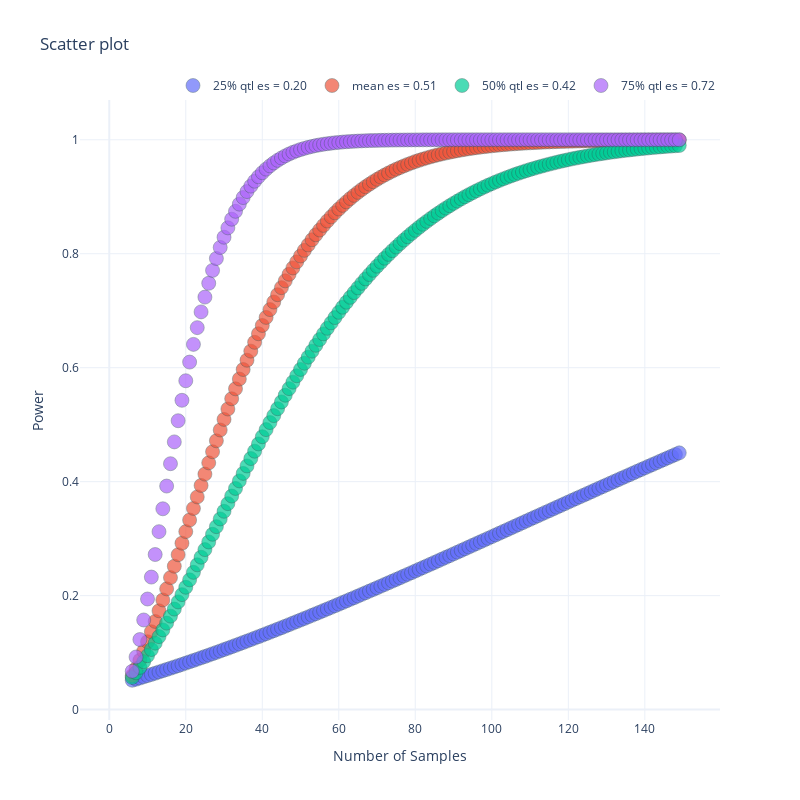

The cell this chart's notebook holds for it:
### Code cell
plot = viz.get_scatterplot(power_df, identifier='power', args={'x':'#samples', 
                                                               'y':'power', 
                                                               'name':'labels', 
                                                               'group':'labels',
                                                               'x_title': 'Number of Samples',
                                                               'y_title': 'Power'
                                                              })
iplot(plot.figure)

### Figure 1 — Plotly figure (JSON) as saved in the notebook; plotly's stock layout.template omitted (floating-point values rounded to 4 significant figures; data arrays with more than 128 entries replaced by an {"elided": "..."} marker saying what was removed)
{"data": [{"hovertemplate": "labels=25% qtl es = 0.20<br>#samples=%{x}<br>power=%{y}<extra></extra>", "legendgroup": "25% qtl es = 0.20", "marker": {"color": "#636efa", "line": {"color": "DarkSlateGrey", "width": 0.5}, "opacity": 0.7, "size": 14, "symbol": "circle"}, "mode": "markers", "name": "25% qtl es = 0.20", "orientation": "v", "showlegend": true, "type": "scatter", "x": {"elided": "147 int values"}, "xaxis": "x", "y": {"elided": "147 float values"}, "yaxis": "y"}, {"hovertemplate": "labels=mean es = 0.51<br>#samples=%{x}<br>power=%{y}<extra></extra>", "legendgroup": "mean es = 0.51", "marker": {"color": "#EF553B", "line": {"color": "DarkSlateGrey", "width": 0.5}, "opacity": 0.7, "size": 14, "symbol": "circle"}, "mode": "markers", "name": "mean es = 0.51", "orientation": "v", "showlegend": true, "type": "scatter", "x": {"elided": "147 int values"}, "xaxis": "x", "y": {"elided": "147 float values"}, "yaxis": "y"}, {"hovertemplate": "labels=50% qtl es = 0.42<br>#samples=%{x}<br>power=%{y}<extra></extra>", "legendgroup": "50% qtl es = 0.42", "marker": {"color": "#00cc96", "line": {"color": "DarkSlateGrey", "width": 0.5}, "opacity": 0.7, "size": 14, "symbol": "circle"}, "mode": "markers", "name": "50% qtl es = 0.42", "orientation": "v", "showlegend": true, "type": "scatter", "x": {"elided": "147 int values"}, "xaxis": "x", "y": {"elided": "147 float values"}, "yaxis": "y"}, {"hovertemplate": "labels=75% qtl es = 0.72<br>#samples=%{x}<br>power=%{y}<extra></extra>", "legendgroup": "75% qtl es = 0.72", "marker": {"color": "#ab63fa", "line": {"color": "DarkSlateGrey", "width": 0.5}, "opacity": 0.7, "size": 14, "symbol": "circle"}, "mode": "markers", "name": "75% qtl es = 0.72", "orientation": "v", "showlegend": true, "type": "scatter", "x": {"elided": "147 int values"}, "xaxis": "x", "y": {"elided": "147 float values"}, "yaxis": "y"}], "layout": {"annotations": [{"showarrow": false, "text": "", "xref": "paper", "yref": "paper"}], "height": 800, "hovermode": "closest", "legend": {"orientation": "h", "x": 1, "xanchor": "right", "y": 1, "yanchor": "bottom"}, "title": {"text": "Scatter plot"}, "width": 800, "xaxis": {"title": {"text": "Number of Samples"}}, "yaxis": {"title": {"text": "Power"}}}}
